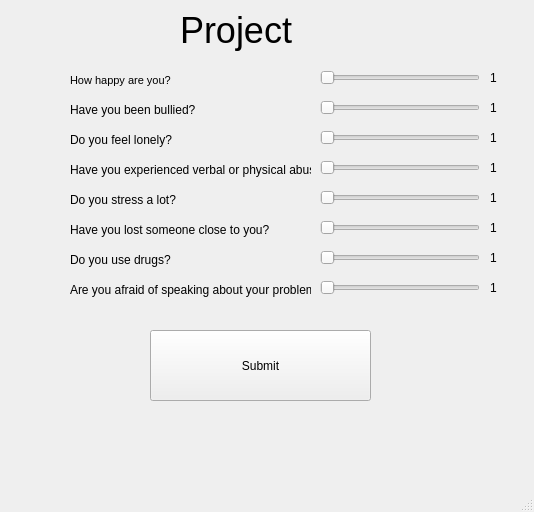
<?xml version="1.0" encoding="UTF-8"?>
<ui version="4.0">
 <class>MainWindow</class>
 <widget class="QMainWindow" name="MainWindow">
  <property name="geometry">
   <rect>
    <x>0</x>
    <y>0</y>
    <width>534</width>
    <height>512</height>
   </rect>
  </property>
  <property name="windowTitle">
   <string>MainWindow</string>
  </property>
  <property name="test" stdset="0">
   <color>
    <red>0</red>
    <green>170</green>
    <blue>255</blue>
   </color>
  </property>
  <widget class="QWidget" name="centralwidget">
   <widget class="QSlider" name="Answer2">
    <property name="geometry">
     <rect>
      <x>320</x>
      <y>100</y>
      <width>160</width>
      <height>16</height>
     </rect>
    </property>
    <property name="minimum">
     <number>1</number>
    </property>
    <property name="maximum">
     <number>10</number>
    </property>
    <property name="orientation">
     <enum>Qt::Horizontal</enum>
    </property>
   </widget>
   <widget class="QSlider" name="Answer4">
    <property name="geometry">
     <rect>
      <x>320</x>
      <y>160</y>
      <width>160</width>
      <height>16</height>
     </rect>
    </property>
    <property name="minimum">
     <number>1</number>
    </property>
    <property name="maximum">
     <number>10</number>
    </property>
    <property name="orientation">
     <enum>Qt::Horizontal</enum>
    </property>
   </widget>
   <widget class="QLabel" name="label_2">
    <property name="geometry">
     <rect>
      <x>70</x>
      <y>100</y>
      <width>221</width>
      <height>20</height>
     </rect>
    </property>
    <property name="text">
     <string>Have you been bullied?</string>
    </property>
   </widget>
   <widget class="QLabel" name="Value3">
    <property name="geometry">
     <rect>
      <x>490</x>
      <y>130</y>
      <width>16</width>
      <height>16</height>
     </rect>
    </property>
    <property name="text">
     <string>1</string>
    </property>
   </widget>
   <widget class="QLabel" name="label_4">
    <property name="geometry">
     <rect>
      <x>70</x>
      <y>160</y>
      <width>241</width>
      <height>20</height>
     </rect>
    </property>
    <property name="text">
     <string>Have you experienced verbal or physical abuse?</string>
    </property>
   </widget>
   <widget class="QLabel" name="Value1">
    <property name="geometry">
     <rect>
      <x>490</x>
      <y>70</y>
      <width>16</width>
      <height>16</height>
     </rect>
    </property>
    <property name="text">
     <string>1</string>
    </property>
   </widget>
   <widget class="QLabel" name="label_3">
    <property name="geometry">
     <rect>
      <x>70</x>
      <y>130</y>
      <width>221</width>
      <height>20</height>
     </rect>
    </property>
    <property name="text">
     <string>Do you feel lonely?</string>
    </property>
   </widget>
   <widget class="QSlider" name="Answer1">
    <property name="geometry">
     <rect>
      <x>320</x>
      <y>70</y>
      <width>160</width>
      <height>16</height>
     </rect>
    </property>
    <property name="minimum">
     <number>1</number>
    </property>
    <property name="maximum">
     <number>10</number>
    </property>
    <property name="orientation">
     <enum>Qt::Horizontal</enum>
    </property>
   </widget>
   <widget class="QSlider" name="Answer3">
    <property name="geometry">
     <rect>
      <x>320</x>
      <y>130</y>
      <width>160</width>
      <height>16</height>
     </rect>
    </property>
    <property name="minimum">
     <number>1</number>
    </property>
    <property name="maximum">
     <number>10</number>
    </property>
    <property name="orientation">
     <enum>Qt::Horizontal</enum>
    </property>
   </widget>
   <widget class="QLabel" name="Value4">
    <property name="geometry">
     <rect>
      <x>490</x>
      <y>160</y>
      <width>16</width>
      <height>16</height>
     </rect>
    </property>
    <property name="text">
     <string>1</string>
    </property>
   </widget>
   <widget class="QLabel" name="label">
    <property name="geometry">
     <rect>
      <x>70</x>
      <y>70</y>
      <width>221</width>
      <height>20</height>
     </rect>
    </property>
    <property name="font">
     <font>
      <pointsize>8</pointsize>
     </font>
    </property>
    <property name="text">
     <string>How happy are you?</string>
    </property>
   </widget>
   <widget class="QLabel" name="Value2">
    <property name="geometry">
     <rect>
      <x>490</x>
      <y>100</y>
      <width>16</width>
      <height>16</height>
     </rect>
    </property>
    <property name="text">
     <string>1</string>
    </property>
   </widget>
   <widget class="QPushButton" name="Submit">
    <property name="geometry">
     <rect>
      <x>150</x>
      <y>330</y>
      <width>221</width>
      <height>71</height>
     </rect>
    </property>
    <property name="text">
     <string>Submit</string>
    </property>
    <property name="test2" stdset="0">
     <color>
      <red>0</red>
      <green>0</green>
      <blue>0</blue>
     </color>
    </property>
   </widget>
   <widget class="QLabel" name="Value5">
    <property name="geometry">
     <rect>
      <x>490</x>
      <y>190</y>
      <width>16</width>
      <height>16</height>
     </rect>
    </property>
    <property name="text">
     <string>1</string>
    </property>
   </widget>
   <widget class="QLabel" name="label_5">
    <property name="geometry">
     <rect>
      <x>70</x>
      <y>190</y>
      <width>221</width>
      <height>20</height>
     </rect>
    </property>
    <property name="text">
     <string>Do you stress a lot?</string>
    </property>
   </widget>
   <widget class="QSlider" name="Answer5">
    <property name="geometry">
     <rect>
      <x>320</x>
      <y>190</y>
      <width>160</width>
      <height>16</height>
     </rect>
    </property>
    <property name="minimum">
     <number>1</number>
    </property>
    <property name="maximum">
     <number>10</number>
    </property>
    <property name="orientation">
     <enum>Qt::Horizontal</enum>
    </property>
   </widget>
   <widget class="QLabel" name="Value6">
    <property name="geometry">
     <rect>
      <x>490</x>
      <y>220</y>
      <width>16</width>
      <height>16</height>
     </rect>
    </property>
    <property name="text">
     <string>1</string>
    </property>
   </widget>
   <widget class="QLabel" name="label_6">
    <property name="geometry">
     <rect>
      <x>70</x>
      <y>220</y>
      <width>221</width>
      <height>20</height>
     </rect>
    </property>
    <property name="text">
     <string>Have you lost someone close to you?</string>
    </property>
   </widget>
   <widget class="QSlider" name="Answer6">
    <property name="geometry">
     <rect>
      <x>320</x>
      <y>220</y>
      <width>160</width>
      <height>16</height>
     </rect>
    </property>
    <property name="minimum">
     <number>1</number>
    </property>
    <property name="maximum">
     <number>10</number>
    </property>
    <property name="orientation">
     <enum>Qt::Horizontal</enum>
    </property>
   </widget>
   <widget class="QLabel" name="Value7">
    <property name="geometry">
     <rect>
      <x>490</x>
      <y>250</y>
      <width>16</width>
      <height>16</height>
     </rect>
    </property>
    <property name="text">
     <string>1</string>
    </property>
   </widget>
   <widget class="QLabel" name="label_7">
    <property name="geometry">
     <rect>
      <x>70</x>
      <y>250</y>
      <width>221</width>
      <height>20</height>
     </rect>
    </property>
    <property name="text">
     <string>Do you use drugs?</string>
    </property>
   </widget>
   <widget class="QSlider" name="Answer7">
    <property name="geometry">
     <rect>
      <x>320</x>
      <y>250</y>
      <width>160</width>
      <height>16</height>
     </rect>
    </property>
    <property name="minimum">
     <number>1</number>
    </property>
    <property name="maximum">
     <number>10</number>
    </property>
    <property name="orientation">
     <enum>Qt::Horizontal</enum>
    </property>
   </widget>
   <widget class="QLabel" name="Value8">
    <property name="geometry">
     <rect>
      <x>490</x>
      <y>280</y>
      <width>16</width>
      <height>16</height>
     </rect>
    </property>
    <property name="text">
     <string>1</string>
    </property>
   </widget>
   <widget class="QLabel" name="label_8">
    <property name="geometry">
     <rect>
      <x>70</x>
      <y>280</y>
      <width>241</width>
      <height>20</height>
     </rect>
    </property>
    <property name="text">
     <string>Are you afraid of speaking about your problems?</string>
    </property>
   </widget>
   <widget class="QSlider" name="Answer8">
    <property name="geometry">
     <rect>
      <x>320</x>
      <y>280</y>
      <width>160</width>
      <height>16</height>
     </rect>
    </property>
    <property name="minimum">
     <number>1</number>
    </property>
    <property name="maximum">
     <number>10</number>
    </property>
    <property name="orientation">
     <enum>Qt::Horizontal</enum>
    </property>
   </widget>
   <widget class="QLabel" name="title">
    <property name="geometry">
     <rect>
      <x>180</x>
      <y>10</y>
      <width>211</width>
      <height>41</height>
     </rect>
    </property>
    <property name="font">
     <font>
      <family>Arial</family>
      <pointsize>27</pointsize>
     </font>
    </property>
    <property name="text">
     <string>Project</string>
    </property>
   </widget>
  </widget>
  <widget class="QMenuBar" name="menubar">
   <property name="geometry">
    <rect>
     <x>0</x>
     <y>0</y>
     <width>534</width>
     <height>21</height>
    </rect>
   </property>
  </widget>
  <widget class="QStatusBar" name="statusbar"/>
 </widget>
 <resources/>
 <connections/>
</ui>
